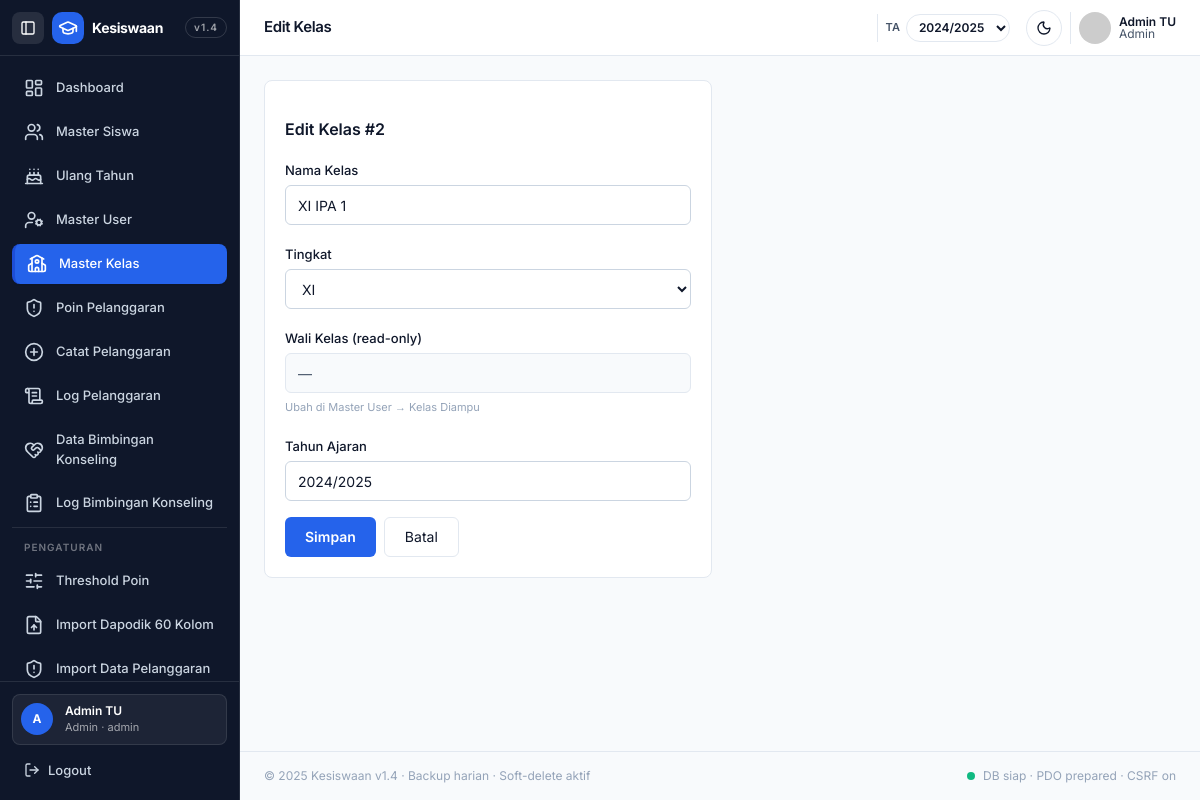
The page /kelas/edit.php?id=2 (signed in) on the database its author committed.
### tables this page shows
CREATE TABLE IF NOT EXISTS kelas (
  id BIGINT AUTO_INCREMENT PRIMARY KEY,
  nama_kelas VARCHAR(100) NOT NULL,
  tingkat ENUM('X','XI','XII','VII','VIII','IX') NOT NULL DEFAULT 'X',
  wali_kelas_id BIGINT NULL,
  tahun_ajaran VARCHAR(20) NOT NULL DEFAULT '2024/2025',
  deleted_at DATETIME NULL,
  created_at TIMESTAMP DEFAULT CURRENT_TIMESTAMP,
  updated_at TIMESTAMP DEFAULT CURRENT_TIMESTAMP ON UPDATE CURRENT_TIMESTAMP,
  FOREIGN KEY (wali_kelas_id) REFERENCES users(id) ON DELETE SET NULL
);

### kelas/edit.php (the view, shortened to what this page needs)
<?php $active='kelas'; $title='Edit Kelas';
require __DIR__.'/../config/db.php';
$id=(int)($_GET['id']??0); if(!$id){ header('Location: index.php'); exit; }
$row=null; try{ $st=$pdo->prepare("SELECT k.*, COALESCE(u.nama,'—') as wali FROM kelas k LEFT JOIN users u ON u.id=k.wali_kelas_id WHERE k.id=? AND k.deleted_at IS NULL LIMIT 1"); $st->execute([$id]); $row=$st->fetch(); }catch(Throwable $e){}
?>
<?php require __DIR__.'/../includes/header.php'; ?>
<form method="POST" class="max-w-md bg-white dark:bg-[#1E293B] border border-[#E2E8F0] dark:border-[#334155] rounded-card p-5 space-y-4">
  <h3 class="font-semibold">Edit Kelas #<?=$id?></h3>
  <label class="block"><span class="text-[13px] font-medium">Nama Kelas</span><input name="nama_kelas" value="<?=htmlspecialchars($row['nama_kelas'])?>" class="mt-1 w-full h-10 px-3 rounded-input border border-[#CBD5E1] dark:border-[#334155] bg-white dark:bg-[#0F172A] text-sm"></label>
  <label class="block"><span class="text-[13px] font-medium">Tingkat</span><select name="tingkat" class="mt-1 w-full h-10 px-3 rounded-input border border-[#CBD5E1] dark:border-[#334155] bg-white dark:bg-[#0F172A] text-sm"><option <?= $row['tingkat']==='XI'?'selected':'' ?>>XI</option></select></label>
  <label class="block"><span class="text-[13px] font-medium">Wali Kelas (read-only)</span><input value="<?=htmlspecialchars($row['wali'])?>" disabled class="mt-1 w-full h-10 px-3 rounded-input border border-[#E2E8F0] dark:border-[#334155] bg-[#F8FAFC] dark:bg-[#0F172A] text-sm text-[#475569] dark:text-[#94A3B8]"><span class="text-[11px] text-[#94A3B8]">Ubah di Master User → Kelas Diampu</span></label>
  <label class="block"><span class="text-[13px] font-medium">Tahun Ajaran</span><input name="tahun_ajaran" value="<?=htmlspecialchars($row['tahun_ajaran'])?>" class="mt-1 w-full h-10 px-3 rounded-input border border-[#CBD5E1] dark:border-[#334155] bg-white dark:bg-[#0F172A] text-sm"></label>
  <div class="flex gap-2"><button class="h-10 px-5 rounded-input bg-[#2563EB] text-white text-sm font-semibold">Simpan</button><a href="/kesiswaanv2/kelas/index.php" class="h-10 px-5 rounded-input border border-[#E2E8F0] dark:border-[#334155] bg-white dark:bg-[#0F172A] text-sm inline-flex items-center">Batal</a></div>
</form>
<?php require __DIR__.'/../includes/footer.php'; ?>

### includes/header.php (style rules this page uses)
* { font-family:Inter,system-ui,sans-serif }

### rows shown on the page
kelas: nama_kelas "XI IPA 1", tingkat "XI", tahun_ajaran "2024/2025"

### other values the page prints
$u['avatar'] "A"
$u['nama'] "Admin TU"
$u['role'] "Admin"
$u['username'] "admin"
$title "Edit Kelas"
$id "2"
form field value "2024/2025"
